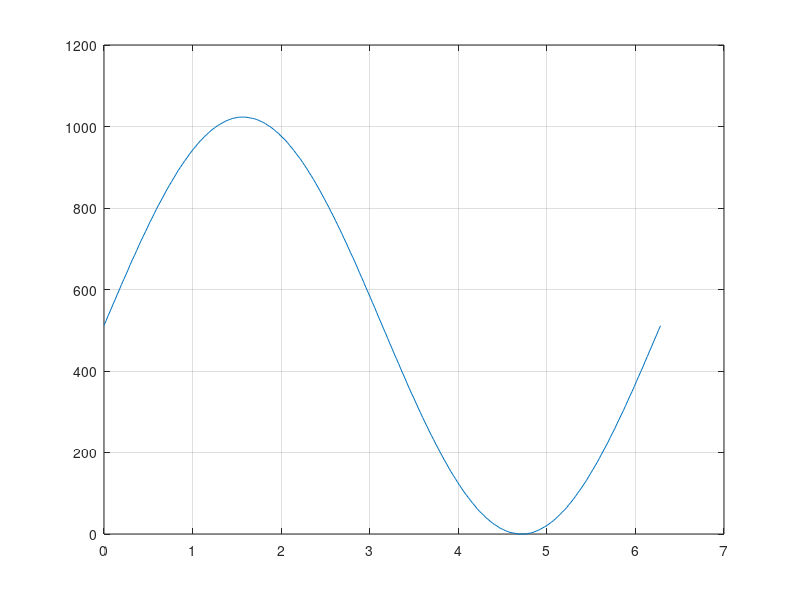

The MATLAB script that drew this image:
clear; clc;   % Clear The Previous Points
Ns     = 256; % Set The Number of Sample Points
RES    = 10;  % Set The DAC Resolution
OFFSET = 0;   % Set An Offset Value For The DAC Output
%------------[ Calculate The Sample Points ]-------------
 
T = 0:((2*pi/(Ns-1))):(2*pi);
Y = sin(T);
Y = Y + 1;    
Y = Y*((2^RES-1)-2*OFFSET)/(2+OFFSET);
Y = round(Y);                  
plot(T, Y);
grid
%--------------[ Print The Sample Points ]---------------
 
fprintf('%d, %d, %d, %d, %d, %d, %d, %d, %d, %d, %d, %d, %d, %d, %d, \n', Y);
 
%-------------------[ Other Examples To Try ]-------------------
 
%  Y = diric(T, 13);     % Periodic Sinc
 
%  Y = sawtooth(T)       % Sawtooth
 
%  Y = sawtooth(T, 0.5); % Triangular